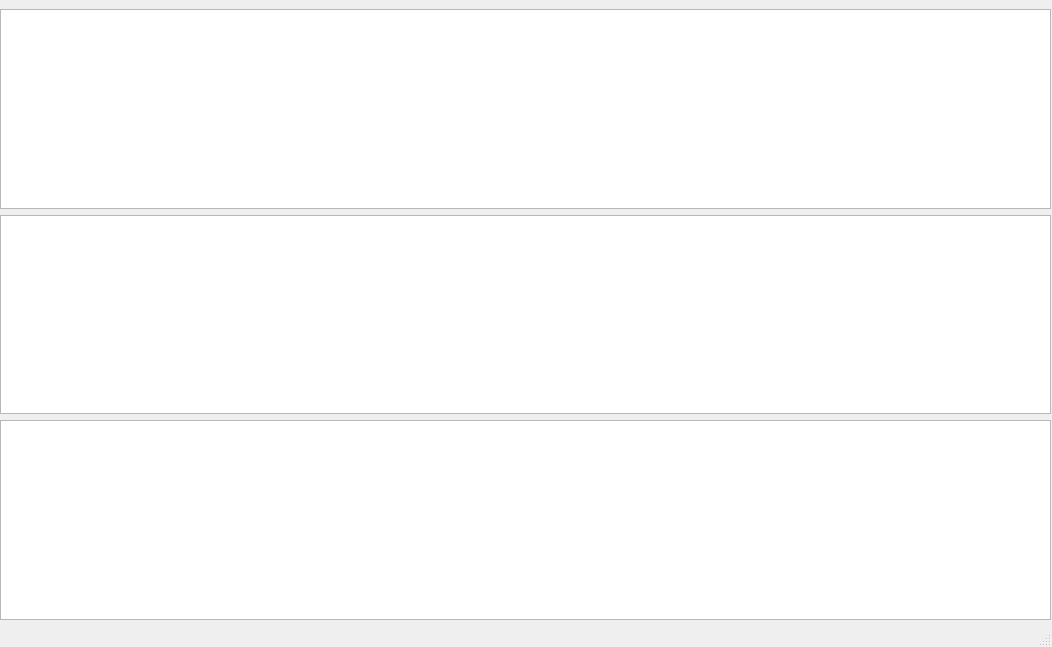
<?xml version="1.0" encoding="UTF-8"?>
<ui version="4.0">
 <class>MainWindow</class>
 <widget class="QMainWindow" name="MainWindow">
  <property name="geometry">
   <rect>
    <x>0</x>
    <y>0</y>
    <width>1052</width>
    <height>647</height>
   </rect>
  </property>
  <property name="windowTitle">
   <string>MainWindow</string>
  </property>
  <widget class="QWidget" name="centralwidget">
   <property name="sizePolicy">
    <sizepolicy hsizetype="Maximum" vsizetype="Maximum">
     <horstretch>0</horstretch>
     <verstretch>0</verstretch>
    </sizepolicy>
   </property>
   <widget class="QWidget" name="verticalLayoutWidget">
    <property name="geometry">
     <rect>
      <x>0</x>
      <y>9</y>
      <width>1051</width>
      <height>611</height>
     </rect>
    </property>
    <layout class="QVBoxLayout" name="verticalLayout">
     <property name="sizeConstraint">
      <enum>QLayout::SetMaximumSize</enum>
     </property>
     <item>
      <widget class="QGraphicsView" name="topGraphicsView"/>
     </item>
     <item>
      <widget class="QGraphicsView" name="midGraphicsView"/>
     </item>
     <item>
      <widget class="QGraphicsView" name="btmGraphicsView"/>
     </item>
    </layout>
   </widget>
  </widget>
  <widget class="QStatusBar" name="statusbar"/>
 </widget>
 <resources/>
 <connections/>
</ui>
